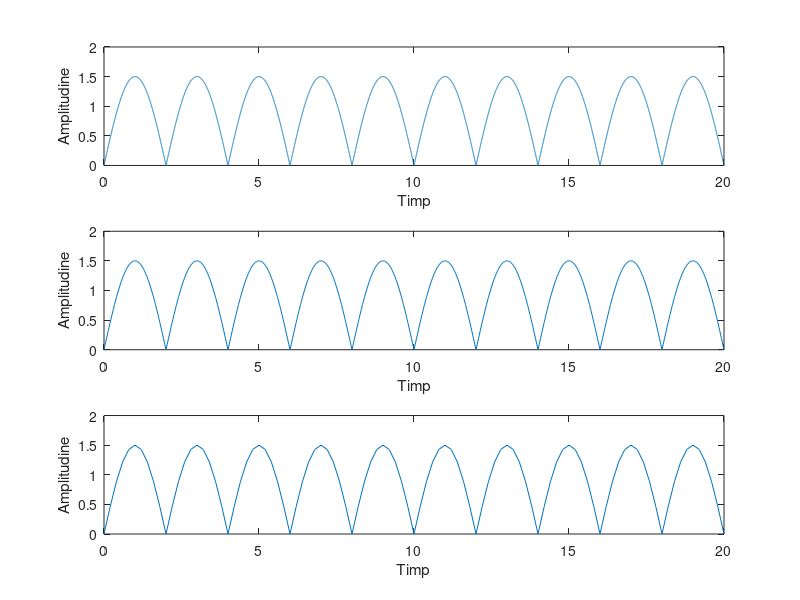

The MATLAB script that drew this image:
T = 20;
T0 = 4;
F0 = 1 / T0;

%rezolutiile temporale
t1 = 0:0.002:T;
t2 = 0:0.02:T;
t3 = 0:0.2:T;

% generare semnale
y1 = 1.5 * sin(2 * pi * F0 * t1);
y2 = 1.5 * sin(2 * pi * F0 * t2);
y3 = 1.5 * sin(2 * pi * F0 * t3);

% redresare semnale
y1 = abs(y1);
y2 = abs(y2);
y3 = abs(y3);

% afisare
figure(1);
    subplot(3,1,1);
        plot(t1,y1),ylabel('Amplitudine'),xlabel('Timp');
    subplot(3,1,2);
        plot(t2,y2),ylabel('Amplitudine'),xlabel('Timp');
    subplot(3,1,3);
        plot(t3,y3),ylabel('Amplitudine'),xlabel('Timp');
